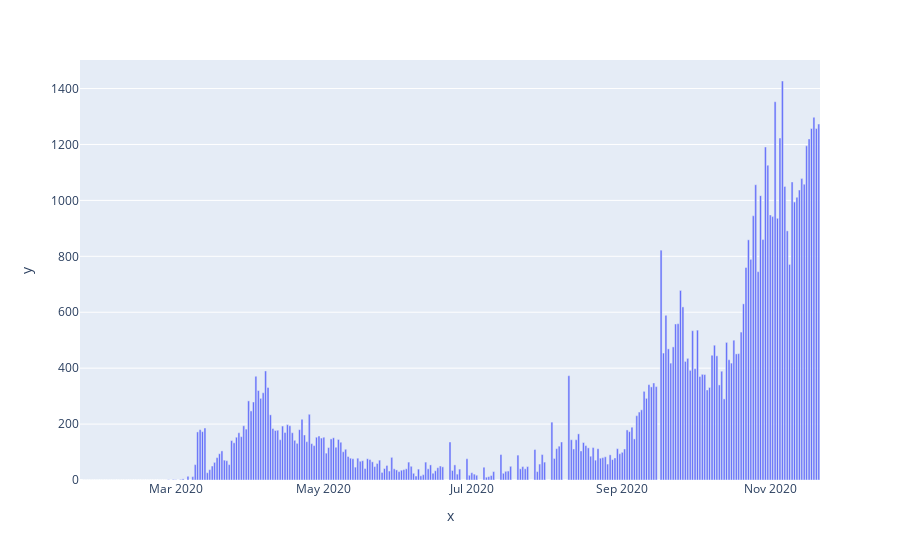

The notebook cell saved with this chart:
### Code cell
denmarkdiff = denmark.diff().to_list()
fig = px.bar(x = x, y = denmarkdiff)
fig.show()

### Figure 1 — Plotly figure (JSON) as saved in the notebook; plotly's stock layout.template omitted (floating-point values rounded to 4 significant figures; data arrays with more than 128 entries replaced by an {"elided": "..."} marker saying what was removed)
{"data": [{"alignmentgroup": "True", "hovertemplate": "x=%{x}<br>y=%{y}<extra></extra>", "legendgroup": "", "marker": {"color": "#636efa"}, "name": "", "offsetgroup": "", "orientation": "v", "showlegend": false, "textposition": "auto", "type": "bar", "x": {"elided": "305 str values"}, "xaxis": "x", "y": {"elided": "305 int values"}, "yaxis": "y"}], "layout": {"barmode": "relative", "legend": {"tracegroupgap": 0}, "margin": {"t": 60}, "xaxis": {"anchor": "y", "domain": [0, 1], "title": {"text": "x"}}, "yaxis": {"anchor": "x", "domain": [0, 1], "title": {"text": "y"}}}}
